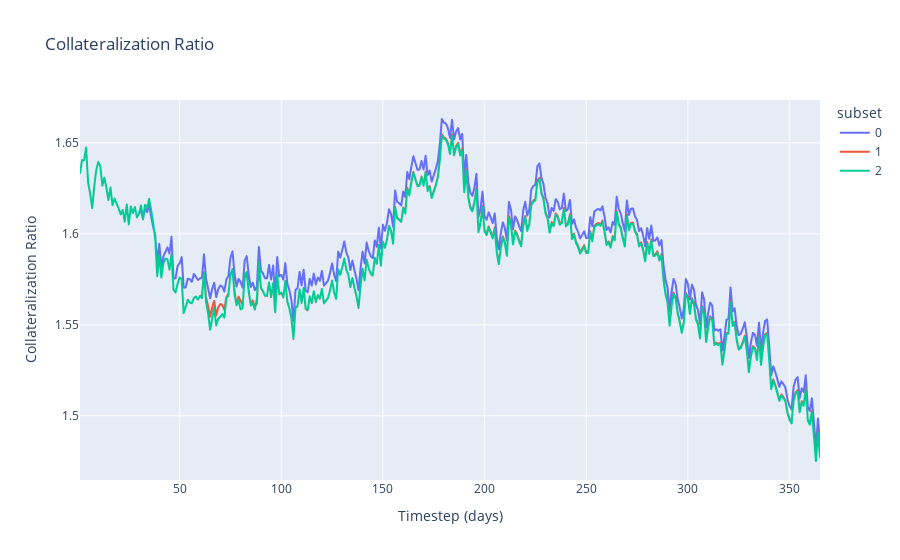

The cell this chart's notebook holds for it:
### Code cell
fig = df.query('run == 1').plot(
    x='timestep',
    y=['collateralization_ratio'],
    title='Collateralization Ratio',
    color='subset'
)

fig.update_xaxes(title='Timestep (days)')
fig.update_yaxes(title='Collateralization Ratio')

### Figure 1 — Plotly figure (JSON) as saved in the notebook; plotly's stock layout.template omitted (floating-point values rounded to 4 significant figures; data arrays with more than 128 entries replaced by an {"elided": "..."} marker saying what was removed)
{"data": [{"hovertemplate": "subset=0<br>variable=collateralization_ratio<br>timestep=%{x}<br>value=%{y}<extra></extra>", "legendgroup": "0", "line": {"color": "#636efa", "dash": "solid"}, "mode": "lines", "name": "0", "showlegend": true, "type": "scattergl", "x": {"elided": "365 int values"}, "xaxis": "x", "y": {"elided": "365 float values"}, "yaxis": "y"}, {"hovertemplate": "subset=1<br>variable=collateralization_ratio<br>timestep=%{x}<br>value=%{y}<extra></extra>", "legendgroup": "1", "line": {"color": "#EF553B", "dash": "solid"}, "mode": "lines", "name": "1", "showlegend": true, "type": "scattergl", "x": {"elided": "365 int values"}, "xaxis": "x", "y": {"elided": "365 float values"}, "yaxis": "y"}, {"hovertemplate": "subset=2<br>variable=collateralization_ratio<br>timestep=%{x}<br>value=%{y}<extra></extra>", "legendgroup": "2", "line": {"color": "#00cc96", "dash": "solid"}, "mode": "lines", "name": "2", "showlegend": true, "type": "scattergl", "x": {"elided": "365 int values"}, "xaxis": "x", "y": {"elided": "365 float values"}, "yaxis": "y"}], "layout": {"autosize": true, "legend": {"title": {"text": "subset"}, "tracegroupgap": 0}, "title": {"text": "Collateralization Ratio"}, "xaxis": {"anchor": "y", "autorange": true, "domain": [0, 1], "range": [1, 365], "title": {"text": "Timestep (days)"}, "type": "linear"}, "yaxis": {"anchor": "x", "autorange": true, "domain": [0, 1], "range": [1.465, 1.674], "title": {"text": "Collateralization Ratio"}, "type": "linear"}}}
